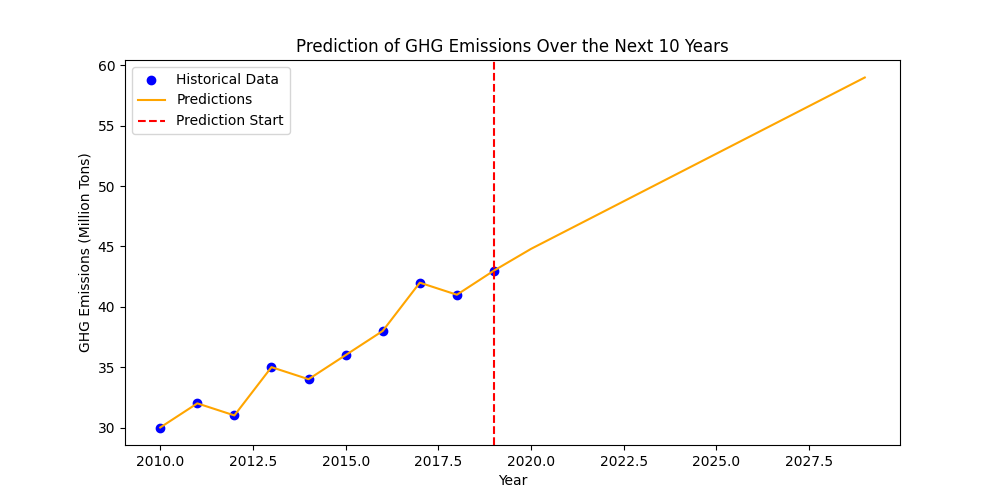

This chart was generated by the following Python code:
import pandas as pd
import numpy as np
from sklearn.model_selection import train_test_split
from sklearn.linear_model import LinearRegression
import matplotlib.pyplot as plt

# Sample historical dietary consumption data (year, GHG emissions in million tons)
data = {
    'Year': [2010, 2011, 2012, 2013, 2014, 2015, 2016, 2017, 2018, 2019],
    'GHG_Emissions': [30, 32, 31, 35, 34, 36, 38, 42, 41, 43]  # Sample emissions data
}

# Create a DataFrame
df = pd.DataFrame(data)

# Prepare the data for modeling
X = df[['Year']]  # Feature variable
y = df['GHG_Emissions']  # Target variable

# Split the data into training and testing sets
X_train, X_test, y_train, y_test = train_test_split(X, y, test_size=0.2, random_state=42)

# Create and train the model
model = LinearRegression()
model.fit(X_train, y_train)

# Predict future emissions for the next 10 years
future_years = np.arange(2020, 2030).reshape(-1, 1)
predictions = model.predict(future_years)

# Combine historical and future data for visualization
years_combined = np.concatenate((X['Year'].values, future_years.flatten()))
emissions_combined = np.concatenate((y.values, predictions))

# Plotting the results
plt.figure(figsize=(10, 5))
plt.scatter(X['Year'], y, color='blue', label='Historical Data')
plt.plot(years_combined, emissions_combined, color='orange', label='Predictions')
plt.xlabel('Year')
plt.ylabel('GHG Emissions (Million Tons)')
plt.title('Prediction of GHG Emissions Over the Next 10 Years')
plt.axvline(x=2019, color='red', linestyle='--', label='Prediction Start')
plt.legend()
plt.show()
